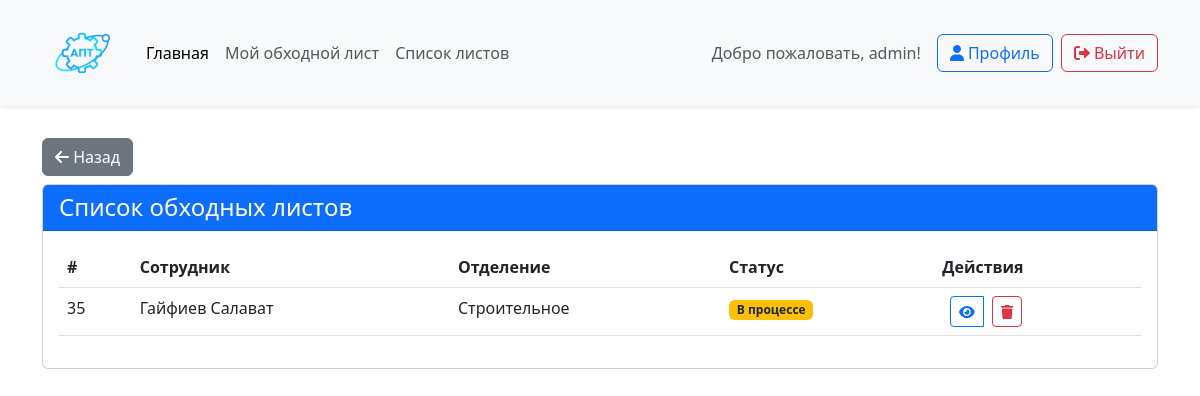
Screenshot of /workarounds/ (signed in) with the database file from the repository.
### app/models.py (models this page shows, shortened)
class CustomUser(AbstractUser):  # custom user for Users
    gen = (('m', 'Мужской'),('j', 'Женский'))
    patronymic = models.CharField('Отчество',max_length=250,)
    gender = models.CharField('Пол', choices=gen, max_length=3, null=True)
    birthday_date = models.DateField('Дата рождения', null=True,)
    role  = models.ForeignKey(RoleModel, on_delete=models.CASCADE, null=True, verbose_name='Роль')
    depart = models.ForeignKey(DepartmentModel, on_delete=models.CASCADE, null=True, verbose_name='Отделение')
    date_end = models.DateField('Дата завершения зачисления',null=True,)
    signature = models.ImageField('Подпись пользователя',null=True, upload_to='signatures/')
    post = models.ForeignKey(PostModel, verbose_name="Должность", on_delete=models.CASCADE, null=True)
    class Meta:
        verbose_name = 'Пользователь'
        verbose_name_plural = 'Пользователи'

class WorkaroundModel(models.Model):
    user = models.ForeignKey(CustomUser, on_delete=models.DO_NOTHING, verbose_name='Ключ пользователя')
    status = models.ForeignKey(StatusModel, on_delete=models.CASCADE, verbose_name='Статус', default=1)
    date_of_create = models.TimeField('Дата создания', auto_now_add=True)
    date_of_update = models.TimeField('Дата обновления', auto_now=True)
    typ = models.ForeignKey("typWorkAround", models.CASCADE)
    class Meta:
        verbose_name = 'Обходной лист'
        verbose_name_plural = 'Обходной лист'

class DepartmentModel(models.Model):
    name_dep = models.CharField('Название', max_length=55)
    class Meta:
        verbose_name = 'Отделения'
        verbose_name_plural = 'Отделения'

class StatusModel(models.Model):
    name = models.CharField('Название статуса', max_length=50)
    class Meta:
        verbose_name = 'Статус'
        verbose_name_plural = 'Статус'

### app/views.py (the view)
# urls.py: path('workarounds/', AdminView.workaround_list, name='workaround-list'),
    def workaround_list(req):
        user_childpost_ids = NameChildPostModel.objects.filter(
            postchildmodel__user=req.user
        ).values('id')
        relevant_points = WorkaroundSheetModel.objects.filter(
            workaround=OuterRef('pk'),
            depart_id__in=Subquery(user_childpost_ids)
        )
        workarounds = WorkaroundModel.objects.annotate(
            total_signatures=Count('signaturemodel'),
            completed_signatures=Count('signaturemodel', filter=Q(signaturemodel__user__isnull=False))
        ).select_related('user', 'typ', 'status').filter(
            Q(user__depart=req.user.depart),
            Q(Exists(relevant_points))
        )
        return render(req, 'obhod/list.html', {
            'workarounds': workarounds
        })

### app/models.py (called while the page is built)
    def __str__(self):
        return f'{self.name}'

### app/templates/obhod/list.html (shortened to what this page needs)
{% extends '../base.html' %}
{% load static %}
{% block content %}
<div class="container mt-4">
    <a href="{% url 'profile' %}" class="btn btn-secondary">
        <i class="fa-solid fa-arrow-left"></i>
        Назад
    </a>
    <div class="card mt-2">
        <div class="card-header bg-primary text-white">
            <h4 class="mb-0">Список обходных листов</h4>
        </div>
        <div class="card-body">
            <div class="table-responsive">
                <table class="table table-hover">
                    <thead>
                        <tr>
                            <th>#</th>
                            <th>Сотрудник</th>
                            <th>Отделение</th>
                            <th>Статус</th>
                            <th>Действия</th>
                        </tr>
                    </thead>
                    <tbody>
                        {% for workaround in workarounds %}
                        <tr>
                            <td>{{ workaround.id }}</td>
                            <td>
                                {{ workaround.user.last_name }}
                                {{ workaround.user.first_name }}
                            </td>
                            <td>{{ workaround.user.depart.name_dep }}</td>
                            <td>
                                <span class="badge
                                    {% if workaround.status.name == 'Завершен' %}bg-success
                                    {% else %}bg-warning text-dark{% endif %}">
                                    {{ workaround.status.name }}
                                </span>
                            </td>
                            <td>
                                <div class="btn-group">
                                    <a href="{% url 'admin-workaround-detail' workaround.id %}"
                                       class="btn btn-sm btn-outline-primary mx-2">
                                        <i class="fas fa-eye"></i>
                                    </a>
                                    <form method="post"
                                          action="{% url 'delete-workaround' workaround.id %}"
                                          class="d-inline">
                                        <button type="submit"
                                                class="btn btn-sm btn-outline-danger"
                                                onclick="return confirm('Удалить обходной лист? Это действие нельзя отменить!')">
                                            <i class="fas fa-trash"></i>
                                        </button>
                                    </form>
                                </div>
                            </td>
                        </tr>
                        {% empty %}
                        <tr>
                            <td colspan="6" class="text-center">Нет обходных листов</td>
                        </tr>
                        {% endfor %}
                    </tbody>
                </table>
            </div>
        </div>
    </div>
</div>
{% endblock %}

### app/templates/base.html (shortened to what this page needs)
<!DOCTYPE html>
{% load static %}
<html lang="ru">
<head>
    <link href="https://cdn.jsdelivr.net/npm/bootstrap@5.3.0/dist/css/bootstrap.min.css" rel="stylesheet">
    <link href="https://cdnjs.cloudflare.com/ajax/libs/font-awesome/6.0.0-beta3/css/all.min.css" rel="stylesheet">
    <link href="https://cdnjs.cloudflare.com/ajax/libs/animate.css/4.1.1/animate.min.css" rel="stylesheet">
    <link rel="stylesheet" href="{% static 'css/custom.css' %}">
</head>
<body>
    <header class="bg-light shadow-sm">
        <div class="container">
            <nav class="navbar navbar-expand-lg navbar-light">
                <a class="navbar-brand" href="{% url 'index' %}">
                    <img src="{% static 'images/logo.png' %}" alt="Логотип" width="80">
                </a>
                <div class="collapse navbar-collapse" id="navbarNav">
                    <ul class="navbar-nav me-auto mb-2 mb-lg-0">
                        <li class="nav-item">
                            <a class="nav-link active" href="{% url 'index' %}">Главная</a>
                        </li>
                        {% if request.user.is_authenticated %}
                        <li class="nav-item">
                            <a class="nav-link" href="{% url 'myobhod' %}">Мой обходной лист</a>
                        </li>
                        {% endif %}
                        {% if request.user.role|stringformat:"s" == 'Ответственный' %}
                            <li class="nav-item">
                                <a class="nav-link" href="{% url 'workaround-list' %}">Список листов</a>
                            </li>
                        {% endif %}
                    </ul>
                    <div class="d-flex align-items-center">
                        {% if request.user.is_authenticated %}
                            <span class="navbar-text me-3">Добро пожаловать, {{ request.user.username }}!</span>
                            <a href="{% url 'profile' %}" class="btn btn-outline-primary me-2">
                                <i class="fas fa-user"></i> Профиль
                            </a>
                            <form action="{% url 'logout' %}" method="post" class="d-inline">
                                <button type="submit" class="btn btn-outline-danger">
                                    <i class="fas fa-sign-out-alt"></i> Выйти
                                </button>
                            </form>
                        {% else %}
                            <a href="{% url 'login' %}" class="btn btn-primary me-2">
                                <i class="fas fa-sign-in-alt"></i> Войти
                            </a>
                        {% endif %}
                    </div>
                </div>
            </nav>
        </div>
    </header>
    <main class="content m-2">
        {% block content %}
        {% endblock content %}
    </main>
</body>
</html>

### app/static/css/custom.css (style rules this page uses)
.content { height: 100%; margin-top: 5px; }

### rows the page displays
CustomUser: user.username "admin"
WorkaroundModel: id "35", user.last_name "Гайфиев", user.first_name "Салават", user.depart.name_dep "Строительное", status.name "В процессе"
